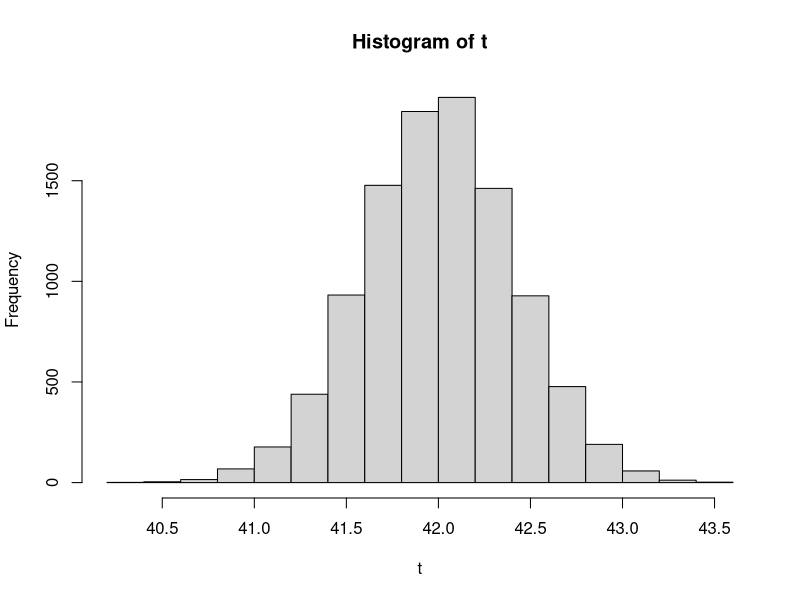
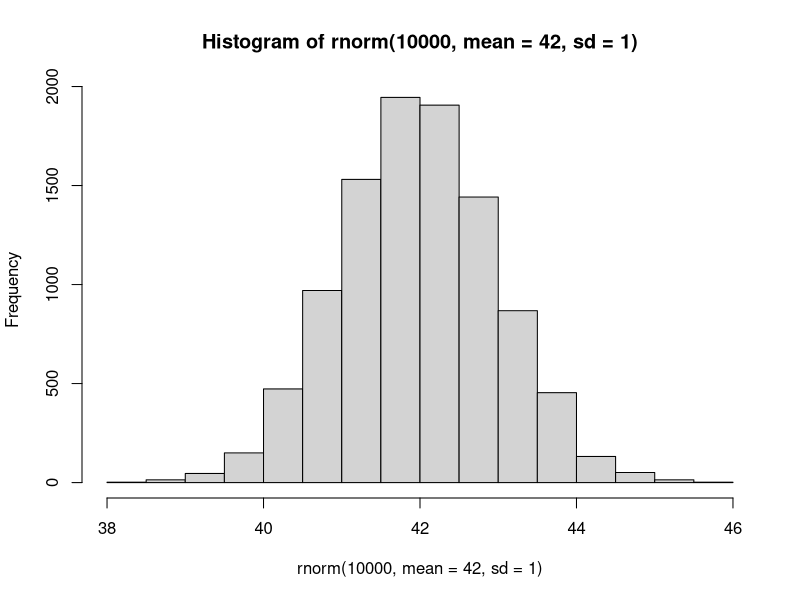

Reproduce these figures in R, in order.
# six <- rnorm(6, mean = 42, sd = 1)
# six
#
#
# m = mean(six)
# m

t <- replicate(10000, expr = {
  six <- rnorm(6, mean = 42, sd = 1)
  # six
  m <- mean(six)
  # m
})
hist(t)
hist(rnorm(10000, mean = 42, sd = 1))
mean(t)